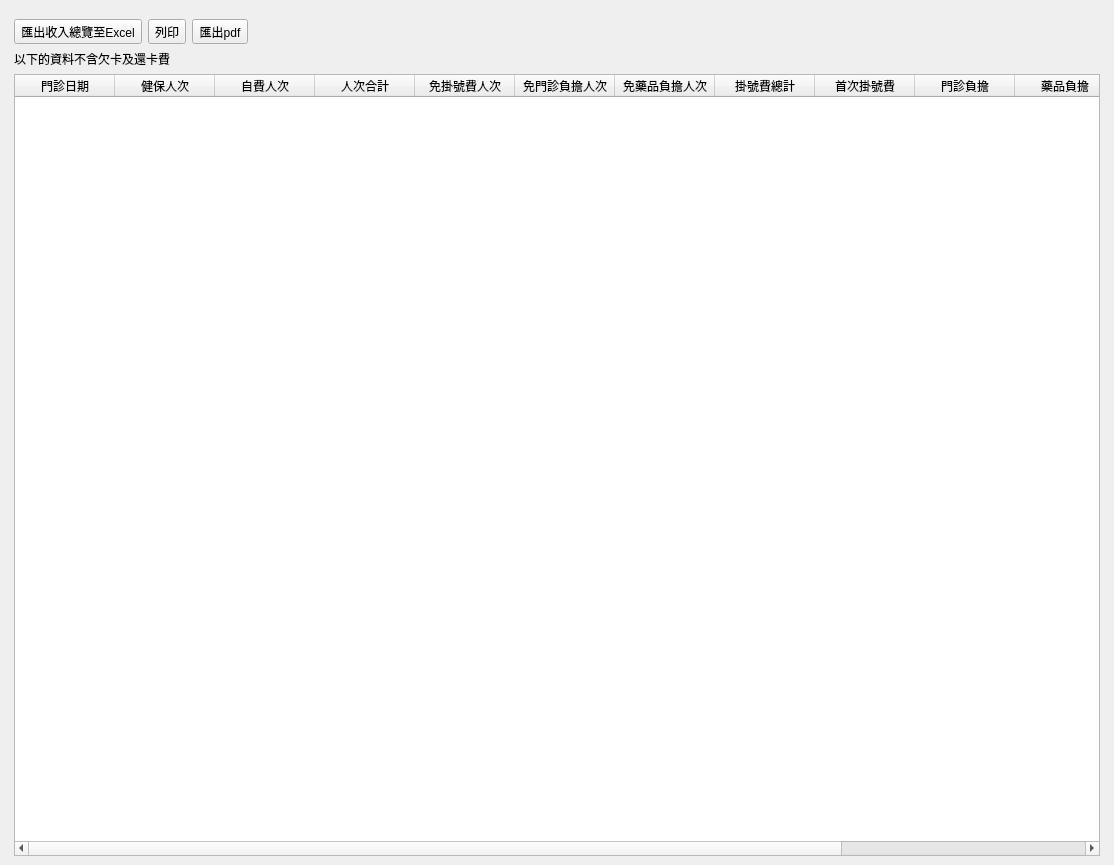
<?xml version="1.0" encoding="UTF-8"?>
<ui version="4.0">
 <class>WindowStatisticsDoctorSummary</class>
 <widget class="QMainWindow" name="WindowStatisticsDoctorSummary">
  <property name="geometry">
   <rect>
    <x>0</x>
    <y>0</y>
    <width>1114</width>
    <height>865</height>
   </rect>
  </property>
  <property name="windowTitle">
   <string>醫師收入統計</string>
  </property>
  <widget class="QWidget" name="centralwidget">
   <layout class="QHBoxLayout" name="horizontalLayout">
    <item>
     <layout class="QVBoxLayout" name="verticalLayout">
      <property name="leftMargin">
       <number>5</number>
      </property>
      <property name="topMargin">
       <number>10</number>
      </property>
      <property name="rightMargin">
       <number>5</number>
      </property>
      <item>
       <layout class="QVBoxLayout" name="verticalLayout_5">
        <item>
         <layout class="QHBoxLayout" name="horizontalLayout_income">
          <item>
           <layout class="QVBoxLayout" name="verticalLayout_2">
            <item>
             <layout class="QHBoxLayout" name="horizontalLayout_3">
              <item>
               <widget class="QToolButton" name="toolButton_export_to_excel">
                <property name="text">
                 <string>匯出收入總覽至Excel</string>
                </property>
                <property name="icon">
                 <iconset>
                  <normaloff>../icons/document-export.svg</normaloff>../icons/document-export.svg</iconset>
                </property>
                <property name="toolButtonStyle">
                 <enum>Qt::ToolButtonTextBesideIcon</enum>
                </property>
               </widget>
              </item>
              <item>
               <widget class="QToolButton" name="toolButton_print">
                <property name="text">
                 <string>列印</string>
                </property>
                <property name="icon">
                 <iconset>
                  <normaloff>../icons/gtk-print.svg</normaloff>../icons/gtk-print.svg</iconset>
                </property>
                <property name="toolButtonStyle">
                 <enum>Qt::ToolButtonTextBesideIcon</enum>
                </property>
               </widget>
              </item>
              <item>
               <widget class="QToolButton" name="toolButton_print_to_pdf">
                <property name="text">
                 <string>匯出pdf</string>
                </property>
                <property name="icon">
                 <iconset>
                  <normaloff>../icons/kpdf.png</normaloff>../icons/kpdf.png</iconset>
                </property>
                <property name="toolButtonStyle">
                 <enum>Qt::ToolButtonTextBesideIcon</enum>
                </property>
               </widget>
              </item>
              <item>
               <spacer name="horizontalSpacer">
                <property name="orientation">
                 <enum>Qt::Horizontal</enum>
                </property>
                <property name="sizeHint" stdset="0">
                 <size>
                  <width>40</width>
                  <height>20</height>
                 </size>
                </property>
               </spacer>
              </item>
             </layout>
            </item>
            <item>
             <widget class="QLabel" name="label">
              <property name="text">
               <string>以下的資料不含欠卡及還卡費</string>
              </property>
             </widget>
            </item>
            <item>
             <widget class="QTableWidget" name="tableWidget_doctor_summary">
              <property name="editTriggers">
               <set>QAbstractItemView::NoEditTriggers</set>
              </property>
              <property name="selectionMode">
               <enum>QAbstractItemView::SingleSelection</enum>
              </property>
              <property name="selectionBehavior">
               <enum>QAbstractItemView::SelectRows</enum>
              </property>
              <column>
               <property name="text">
                <string>門診日期</string>
               </property>
              </column>
              <column>
               <property name="text">
                <string>健保人次</string>
               </property>
              </column>
              <column>
               <property name="text">
                <string>自費人次</string>
               </property>
              </column>
              <column>
               <property name="text">
                <string>人次合計</string>
               </property>
              </column>
              <column>
               <property name="text">
                <string>免掛號費人次</string>
               </property>
              </column>
              <column>
               <property name="text">
                <string>免門診負擔人次</string>
               </property>
              </column>
              <column>
               <property name="text">
                <string>免藥品負擔人次</string>
               </property>
              </column>
              <column>
               <property name="text">
                <string>掛號費總計</string>
               </property>
              </column>
              <column>
               <property name="text">
                <string>首次掛號費</string>
               </property>
              </column>
              <column>
               <property name="text">
                <string>門診負擔</string>
               </property>
              </column>
              <column>
               <property name="text">
                <string>藥品負擔</string>
               </property>
              </column>
              <column>
               <property name="text">
                <string>自費金額</string>
               </property>
              </column>
              <column>
               <property name="text">
                <string>總收入</string>
               </property>
              </column>
             </widget>
            </item>
           </layout>
          </item>
          <item>
           <layout class="QVBoxLayout" name="verticalLayout_chart"/>
          </item>
         </layout>
        </item>
       </layout>
      </item>
     </layout>
    </item>
   </layout>
  </widget>
  <widget class="QMenuBar" name="menubar">
   <property name="geometry">
    <rect>
     <x>0</x>
     <y>0</y>
     <width>1114</width>
     <height>32</height>
    </rect>
   </property>
  </widget>
  <action name="action_export_excel">
   <property name="icon">
    <iconset>
     <normaloff>../icons/document-export.svg</normaloff>../icons/document-export.svg</iconset>
   </property>
   <property name="text">
    <string>匯出Excel</string>
   </property>
  </action>
 </widget>
 <resources/>
 <connections/>
</ui>
